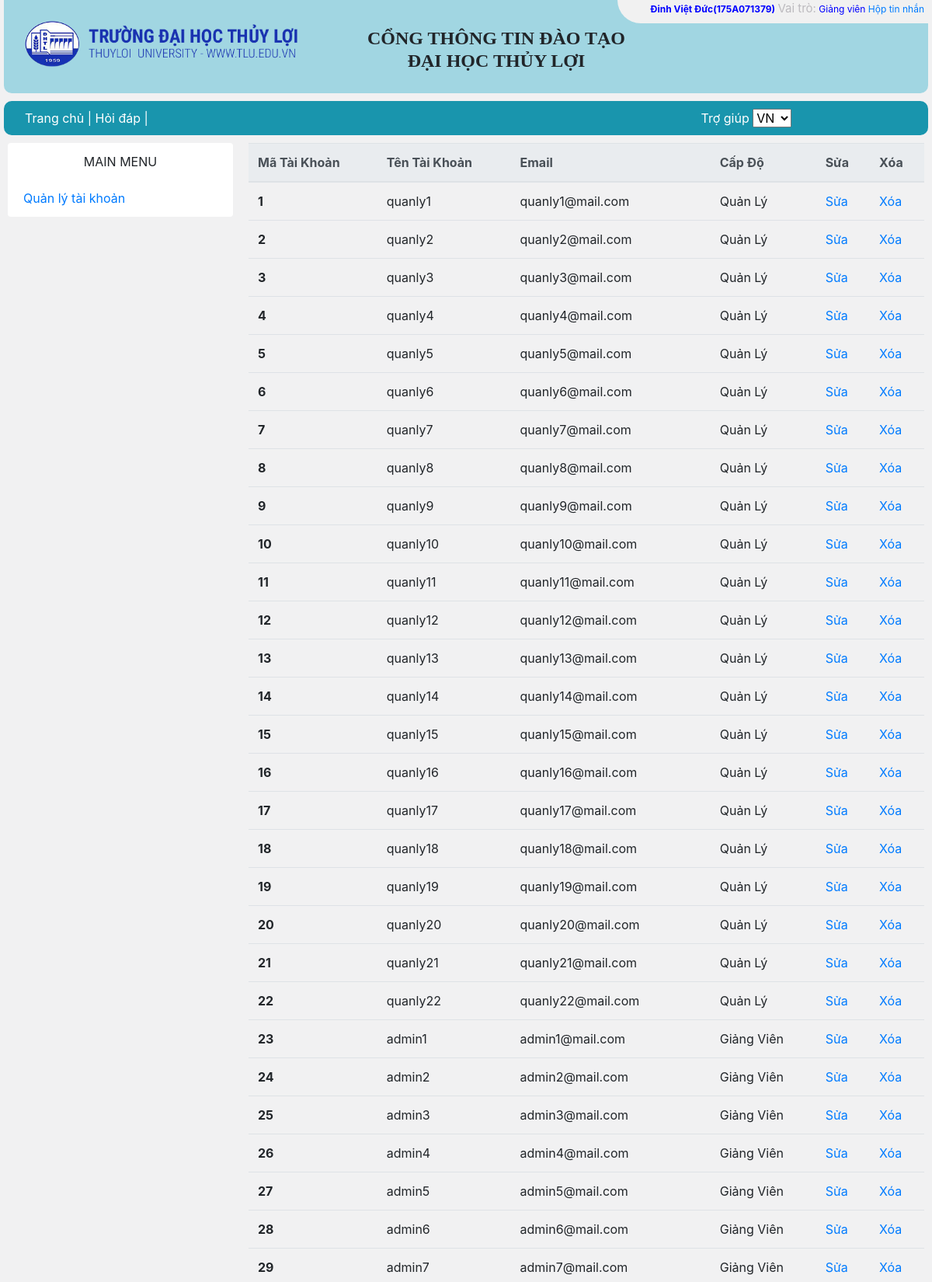
/admin/admin_CNtk.php (upper part), run on the app's committed database.
### tables this page shows
CREATE TABLE `taikhoan` (
  `TenTaiKhoan` varchar(30) DEFAULT NULL,
  `MatKhau` varchar(60) DEFAULT NULL,
  `email` varchar(30) DEFAULT NULL,
  `CapDo` tinyint(4) DEFAULT NULL,
  `NgayTao` datetime DEFAULT current_timestamp() ON UPDATE current_timestamp(),
  `MaTK` int(10) NOT NULL
);

### admin/admin_CNtk.php (the view, shortened to what this page needs)
<?php require_once("../includes/mysqli_connect.php"); ?>
<?php require ("dautrang.php"); ?>
<?php
    $sql = "SELECT TenTaiKhoan,MaTK,email,CapDo FROM taikhoan";
    $query = mysqli_query($dbcon,$sql);
?>
    <main>
	<?php require ("nav.php"); ?>
      <div class="grid-container">
      <?php require ("navadmin.php"); ?>
        <div class="grid-item item2">
        <table class="table">
      <thead class="thead-light">
        <tr>
          <th scope="col">Mã Tài Khoản</th>
          <th scope="col">Tên Tài Khoản</th>
          <th scope="col">Email</th>
		      <th scope="col">Cấp Độ</th>
          <th scope="col">Sửa</th>
          <th scope="col">Xóa</th>
        </tr>
      </thead>
      <tbody>
          <?php
            while ( $row = mysqli_fetch_array($query)) {
               $MaTK = $row['MaTK'];
        ?>
        <tr>
            <th  scope="row" ><?php echo $row['MaTK']; ?></th>
            <td><?php echo $row['TenTaiKhoan']; ?></td>
            <td><?php echo $row['email']; ?></td>
			      <td><?php if( $row['CapDo']=="2" )
                                            {echo "Quản Lý" ;}
                                            else
                                            {echo "Giảng Viên" ;}
                                            ?></td>
            <td><a href="admincapnhattk.php?id=<?php echo $MaTK;?>">Sửa</a></td>
            <td><a href="admin_CNtk.php?id_delete=<?php echo $MaTK;?>">Xóa</a></td>
        </tr>
        <?php } ?>
      </tbody>
    </table>
        </div>
      </div>
    </main>
    <?php require ("chantrang.php"); ?>

### css/stylex.css (style rules this page uses)
body { background-color: #f1f1f2; height: 100%; }
main { height: 100%; }
.grid-container { display: grid; grid-template-columns: 1fr 3fr; padding: 10px; grid-gap: 20px; }
main { padding-top: 10px; height: 100%; padding-bottom: 100px; }

### data on the page
taikhoan: MaTK "1", TenTaiKhoan "quanly1", email "quanly1@mail.com", CapDo "Quản Lý"
taikhoan: MaTK "2", TenTaiKhoan "quanly2", email "quanly2@mail.com", CapDo "Quản Lý"
taikhoan: MaTK "3", TenTaiKhoan "quanly3", email "quanly3@mail.com", CapDo "Quản Lý"
taikhoan: MaTK "4", TenTaiKhoan "quanly4", email "quanly4@mail.com", CapDo "Quản Lý"
taikhoan: MaTK "5", TenTaiKhoan "quanly5", email "quanly5@mail.com", CapDo "Quản Lý"
taikhoan: MaTK "6", TenTaiKhoan "quanly6", email "quanly6@mail.com", CapDo "Quản Lý"
taikhoan: MaTK "7", TenTaiKhoan "quanly7", email "quanly7@mail.com", CapDo "Quản Lý"
taikhoan: MaTK "8", TenTaiKhoan "quanly8", email "quanly8@mail.com", CapDo "Quản Lý"
taikhoan: MaTK "9", TenTaiKhoan "quanly9", email "quanly9@mail.com", CapDo "Quản Lý"
taikhoan: MaTK "10", TenTaiKhoan "quanly10", email "quanly10@mail.com", CapDo "Quản Lý"
taikhoan: MaTK "11", TenTaiKhoan "quanly11", email "quanly11@mail.com", CapDo "Quản Lý"
taikhoan: MaTK "12", TenTaiKhoan "quanly12", email "quanly12@mail.com", CapDo "Quản Lý"
taikhoan: MaTK "13", TenTaiKhoan "quanly13", email "quanly13@mail.com", CapDo "Quản Lý"
taikhoan: MaTK "14", TenTaiKhoan "quanly14", email "quanly14@mail.com", CapDo "Quản Lý"
taikhoan: MaTK "15", TenTaiKhoan "quanly15", email "quanly15@mail.com", CapDo "Quản Lý"
taikhoan: MaTK "16", TenTaiKhoan "quanly16", email "quanly16@mail.com", CapDo "Quản Lý"
taikhoan: MaTK "17", TenTaiKhoan "quanly17", email "quanly17@mail.com", CapDo "Quản Lý"
taikhoan: MaTK "18", TenTaiKhoan "quanly18", email "quanly18@mail.com", CapDo "Quản Lý"
taikhoan: MaTK "19", TenTaiKhoan "quanly19", email "quanly19@mail.com", CapDo "Quản Lý"
taikhoan: MaTK "20", TenTaiKhoan "quanly20", email "quanly20@mail.com", CapDo "Quản Lý"
taikhoan: MaTK "21", TenTaiKhoan "quanly21", email "quanly21@mail.com", CapDo "Quản Lý"
taikhoan: MaTK "22", TenTaiKhoan "quanly22", email "quanly22@mail.com", CapDo "Quản Lý"
taikhoan: MaTK "23", TenTaiKhoan "admin1", email "admin1@mail.com", CapDo "Giảng Viên"
taikhoan: MaTK "24", TenTaiKhoan "admin2", email "admin2@mail.com", CapDo "Giảng Viên"
taikhoan: MaTK "25", TenTaiKhoan "admin3", email "admin3@mail.com", CapDo "Giảng Viên"
taikhoan: MaTK "26", TenTaiKhoan "admin4", email "admin4@mail.com", CapDo "Giảng Viên"
taikhoan: MaTK "27", TenTaiKhoan "admin5", email "admin5@mail.com", CapDo "Giảng Viên"
taikhoan: MaTK "28", TenTaiKhoan "admin6", email "admin6@mail.com", CapDo "Giảng Viên"
taikhoan: MaTK "29", TenTaiKhoan "admin7", email "admin7@mail.com", CapDo "Giảng Viên"
